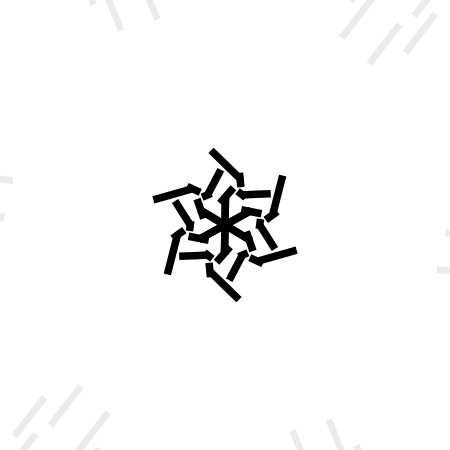
Frame 1 (no input)
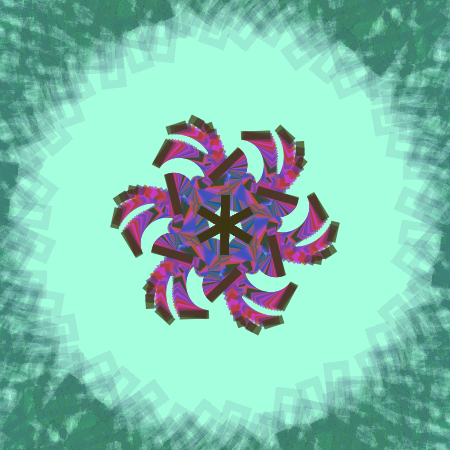
Frame 60 (no input)
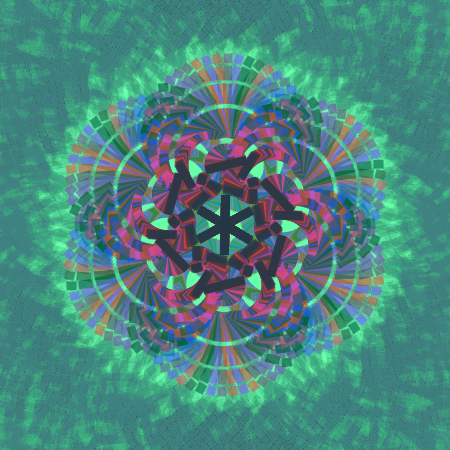
Frame 120 (the mouse pressed at the canvas centre since frame 60)

The p5.js sketch that drew these frames (run headless with seeded random() and noise() and a simulated clock; from frame 60 on, the mouse is pressed at the canvas centre):

// p5.js sketch
// ── sketch.js
let d;
let di = 6;
let sym = 360 / di;
let freq;
let angle;
let angleVel;
let radDist;
let c;
let r;
let q;
function setup() {
  createCanvas(450, 450);
  angleMode(DEGREES);
  angle = 0;
  angleVel = 0.2;
  radDist = 100;
  frameRate(30);
  r = random(255);
  frameRate(30);
}

function draw() {
  translate(width / 2, height / 2);
  x = cos(angle) * radDist;// I learn this from Professor Moon's sketch
  y = sin(angle) * radDist;
  d = map(x, 0, width, 0, 600);
  if (freq < 350) {
    c = color(random(255), r*0.3, random(255), r);
    stroke(c);
    background(random(255)*0.3, r , random(255), 2);
  }
  freq = frameCount;
  strokeWeight(map(sin(freq), -6, 6, 0, 15));
  for (i = 1; i < 360; i += sym) {
    push();
    noFill();
    rotate(i);
    angle = angle + angleVel;
    branch(60);
    ell();
    pop();
}}

function branch(br) {
  ellipse(0, 0, 0, br);
  translate(0, br);
  if (br > 12) {
    rotate(d);
    branch(br*0.7)
  }
}// I learn this from 'Computational Mama' :https://www.youtube.com/watch?v=2gaYq1-XZPE

function ell(num) {
  for (let j = 0; j < sym; j++) {
    rotate(sym);
    noFill();
    stroke(0, 0, 0, 2);
    rect(x * 2.5, y * 2.5, x * 0.5, y * 0.5);

    push();
    scale(-1, 1);
    pop();
  }
}

// ── style.css
html, body {
    margin: 100;
    padding: 30;
    background-color: aliceblue;
  }
  
  #sketch{
    background-color: azure; 
    display: flex;
    justify-content: center;
    
    }
    #title{
      background-color:mintcream; 
      display: flex;
      justify-content: center;
      
      }
  #myContainer {
    /* display: block; */
    display: flex;
    justify-content: center;
  }

.box{
  background-color: beige;
}
